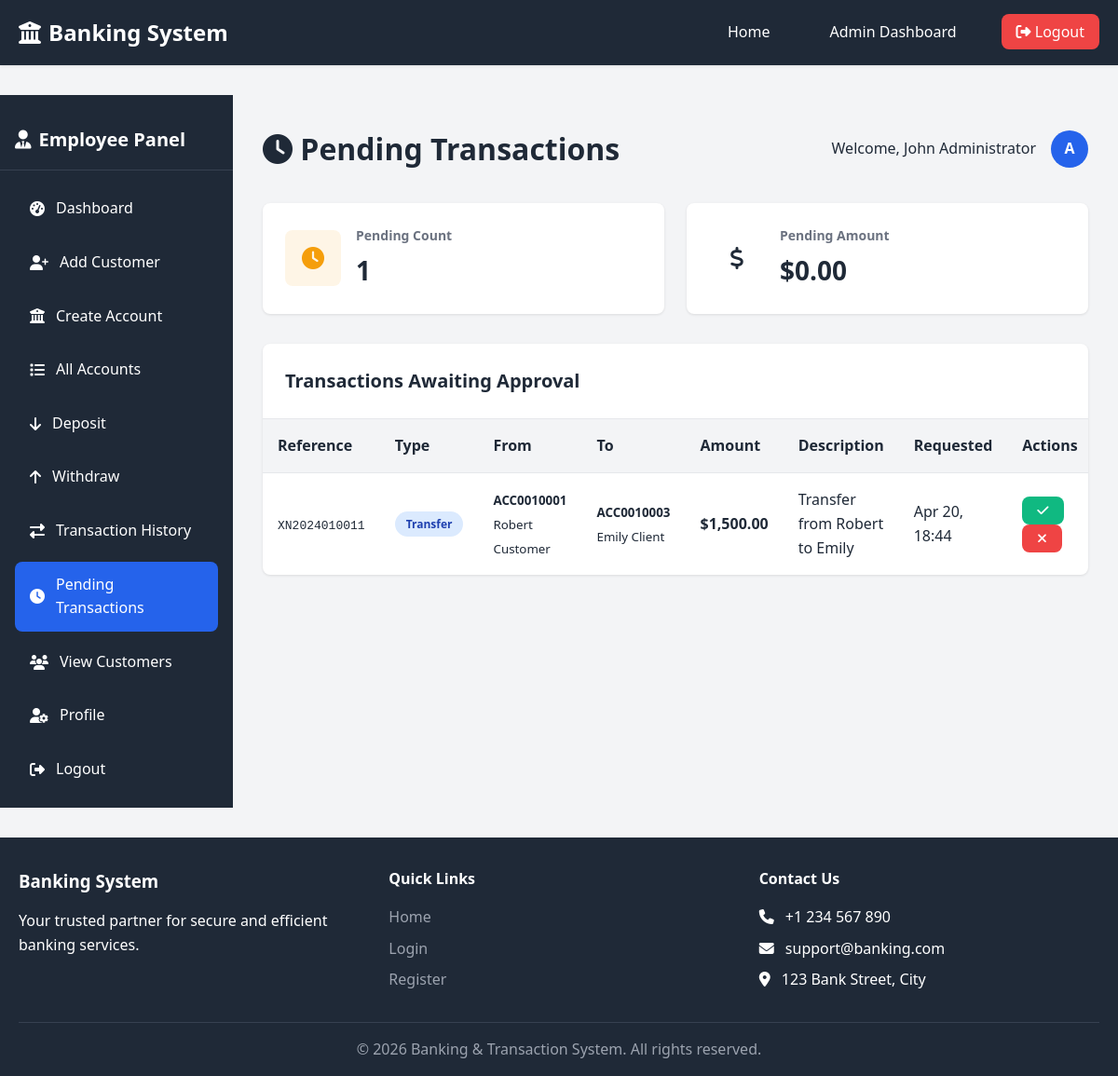
/employee/pending_transactions.php (signed in), run on the app's committed database.
### tables this page shows
CREATE TABLE IF NOT EXISTS transactions (
    transaction_id INT AUTO_INCREMENT PRIMARY KEY,
    transaction_reference VARCHAR(50) NOT NULL UNIQUE,
    from_account_id INT DEFAULT NULL,
    to_account_id INT DEFAULT NULL,
    transaction_type ENUM('deposit', 'withdrawal', 'transfer', 'fee', 'interest') NOT NULL,
    amount DECIMAL(15, 2) NOT NULL,
    description TEXT,
    status ENUM('PENDING', 'APPROVED', 'REJECTED') NOT NULL DEFAULT 'PENDING',
    created_at DATETIME NOT NULL DEFAULT CURRENT_TIMESTAMP,
    processed_at DATETIME DEFAULT NULL,
    processed_by INT DEFAULT NULL,
    FOREIGN KEY (from_account_id) REFERENCES accounts(account_id) ON DELETE SET NULL ON UPDATE CASCADE,
    FOREIGN KEY (to_account_id) REFERENCES accounts(account_id) ON DELETE SET NULL ON UPDATE CASCADE,
    FOREIGN KEY (processed_by) REFERENCES users(user_id) ON DELETE SET NULL ON UPDATE CASCADE,
    INDEX idx_transaction_reference (transaction_reference),
    INDEX idx_from_account (from_account_id),
    INDEX idx_to_account (to_account_id),
    INDEX idx_transaction_type (transaction_type),
    INDEX idx_status (status),
    INDEX idx_created_at (created_at),
    CONSTRAINT chk_amount CHECK (amount > 0)
);

CREATE TABLE IF NOT EXISTS accounts (
    account_id INT AUTO_INCREMENT PRIMARY KEY,
    account_number VARCHAR(20) NOT NULL UNIQUE,
    user_id INT NOT NULL,
    account_type ENUM('savings', 'checking', 'fixed_deposit') NOT NULL DEFAULT 'savings',
    account_name VARCHAR(100) NOT NULL,
    balance DECIMAL(15, 2) NOT NULL DEFAULT 0.00,
    currency VARCHAR(3) NOT NULL DEFAULT 'USD',
    status ENUM('active', 'inactive', 'frozen', 'closed') NOT NULL DEFAULT 'active',
    created_at DATETIME NOT NULL DEFAULT CURRENT_TIMESTAMP,
    updated_at DATETIME NOT NULL DEFAULT CURRENT_TIMESTAMP ON UPDATE CURRENT_TIMESTAMP,
    FOREIGN KEY (user_id) REFERENCES users(user_id) ON DELETE CASCADE ON UPDATE CASCADE,
    INDEX idx_account_number (account_number),
    INDEX idx_user_id (user_id),
    INDEX idx_status (status),
    CONSTRAINT chk_balance CHECK (balance >= 0)
);

CREATE TABLE IF NOT EXISTS users (
    user_id INT AUTO_INCREMENT PRIMARY KEY,
    username VARCHAR(50) NOT NULL UNIQUE,
    email VARCHAR(100) NOT NULL UNIQUE,
    password VARCHAR(255) NOT NULL,
    full_name VARCHAR(100) NOT NULL,
    phone VARCHAR(20) NOT NULL,
    address TEXT,
    role ENUM('admin', 'employee', 'customer') NOT NULL DEFAULT 'customer',
    status ENUM('active', 'inactive', 'suspended') NOT NULL DEFAULT 'active',
    created_at DATETIME NOT NULL DEFAULT CURRENT_TIMESTAMP,
    updated_at DATETIME NOT NULL DEFAULT CURRENT_TIMESTAMP ON UPDATE CURRENT_TIMESTAMP,
    last_login DATETIME DEFAULT NULL,
    INDEX idx_username (username),
    INDEX idx_email (email),
    INDEX idx_role (role),
    INDEX idx_status (status)
);

### config/db.php (called while the page is built, shortened)
<?php
$conn = new mysqli(DB_HOST, DB_USER, DB_PASS, DB_NAME);
$conn->set_charset("utf8mb4");
function executeQuery($sql, $params = []) {
    global $conn;
    $stmt = $conn->prepare($sql);
    $stmt->execute();
    return $stmt;
}
function fetchAll($stmt) {
    $result = $stmt->get_result();
    return $result->fetch_all(MYSQLI_ASSOC);
}
?>

### employee/pending_transactions.php (the view, shortened to what this page needs)
<?php
require_once '../includes/header.php';
$pending_sql = "SELECT t.*,
                   fa.account_number as from_account, fa.account_name as from_account_name,
                   ta.account_number as to_account, ta.account_name as to_account_name,
                   fu.full_name as from_user, tu.full_name as to_user
                FROM transactions t
                LEFT JOIN accounts fa ON t.from_account_id = fa.account_id
                LEFT JOIN accounts ta ON t.to_account_id = ta.account_id
                LEFT JOIN users fu ON fa.user_id = fu.user_id
                LEFT JOIN users tu ON ta.user_id = tu.user_id
                WHERE t.status = 'PENDING'
                ORDER BY t.created_at ASC";
$pending_result = executeQuery($pending_sql);
$pending_transactions = fetchAll($pending_result);
$pending_count = count($pending_transactions);
?>
<div class="dashboard-layout">
    <aside class="dashboard-sidebar">
        <div class="dashboard-sidebar-header">
            <h2><i class="fas fa-user-tie"></i> Employee Panel</h2>
        </div>
        <nav class="dashboard-sidebar-menu">
            <ul>
                <li><a href="/employee/dashboard.php"><i class="fas fa-tachometer-alt"></i> Dashboard</a></li>
                <li><a href="/employee/add_customer.php"><i class="fas fa-user-plus"></i> Add Customer</a></li>
                <li><a href="/employee/create_account.php"><i class="fas fa-university"></i> Create Account</a></li>
                <li><a href="/employee/accounts.php"><i class="fas fa-list"></i> All Accounts</a></li>
                <li><a href="/employee/deposit.php"><i class="fas fa-arrow-down"></i> Deposit</a></li>
                <li><a href="/employee/withdraw.php"><i class="fas fa-arrow-up"></i> Withdraw</a></li>
                <li><a href="/employee/transactions.php"><i class="fas fa-exchange-alt"></i> Transaction History</a></li>
                <li><a href="/employee/pending_transactions.php" class="active"><i class="fas fa-clock"></i> Pending Transactions</a></li>
                <li><a href="/employee/customers.php"><i class="fas fa-users"></i> View Customers</a></li>
                <li><a href="/profile.php"><i class="fas fa-user-cog"></i> Profile</a></li>
                <li><a href="/logout.php"><i class="fas fa-sign-out-alt"></i> Logout</a></li>
            </ul>
        </nav>
    </aside>
    <main class="dashboard-content">
        <div class="dashboard-header">
            <h1><i class="fas fa-clock"></i> Pending Transactions</h1>
            <div class="user-info">
                <span>Welcome, <?php echo htmlspecialchars($_SESSION['full_name']); ?></span>
                <div class="user-avatar"><?php echo strtoupper(substr($_SESSION['username'], 0, 1)); ?></div>
            </div>
        </div>
        <div class="stats-grid" style="grid-template-columns: repeat(2, 1fr);">
            <div class="stat-card">
                <div class="stat-icon warning">
                    <i class="fas fa-clock"></i>
                </div>
                <div class="stat-info">
                    <h3>Pending Count</h3>
                    <div class="stat-value"><?php echo number_format($pending_count); ?></div>
                </div>
            </div>
            <div class="stat-card">
                <div class="stat-icon info">
                    <i class="fas fa-dollar-sign"></i>
                </div>
                <div class="stat-info">
                    <h3>Pending Amount</h3>
                    <div class="stat-value">$<?php echo number_format($pending_amount, 2); ?></div>
                </div>
            </div>
        </div>
        <div class="table-container">
            <div class="table-header">
                <h2>Transactions Awaiting Approval</h2>
            </div>
            <table>
                <thead>
                    <tr>
                        <th>Reference</th>
                        <th>Type</th>
                        <th>From</th>
                        <th>To</th>
                        <th>Amount</th>
                        <th>Description</th>
                        <th>Requested</th>
                        <th>Actions</th>
                    </tr>
                </thead>
                <tbody>
                    <?php foreach ($pending_transactions as $txn): ?>
                    <tr>
                        <td><code><?php echo htmlspecialchars(substr($txn['transaction_reference'], -12)); ?></code></td>
                        <td>
                            <span class="badge badge-<?php echo $txn['transaction_type'] === 'deposit' ? 'success' : ($txn['transaction_type'] === 'withdrawal' ? 'danger' : 'info'); ?>">
                                <?php echo ucfirst($txn['transaction_type']); ?>
                            </span>
                        </td>
                        <td>
                            <?php if ($txn['from_account']): ?>
                                <small><strong><?php echo htmlspecialchars($txn['from_account']); ?></strong></small>
                                <br>
                                <small class="text-muted"><?php echo htmlspecialchars($txn['from_user'] ?? 'N/A'); ?></small>
                            <?php else: ?>
                                <span class="text-muted">External</span>
                            <?php endif; ?>
                        </td>
                        <td>
                            <?php if ($txn['to_account']): ?>
                                <small><strong><?php echo htmlspecialchars($txn['to_account']); ?></strong></small>
                                <br>
                                <small class="text-muted"><?php echo htmlspecialchars($txn['to_user'] ?? 'N/A'); ?></small>
                            <?php else: ?>
                                <span class="text-muted">External</span>
                            <?php endif; ?>
                        </td>
                        <td><strong>$<?php echo number_format($txn['amount'], 2); ?></strong></td>
                        <td><?php echo $txn['description'] ? htmlspecialchars(substr($txn['description'], 0, 30)) : '-'; ?></td>
                        <td><?php echo date('M d, H:i', strtotime($txn['created_at'])); ?></td>
                        <td class="actions">
                            <form method="POST" style="display: inline;" onsubmit="return confirm('Approve this transaction?');">
                                <button type="submit" class="btn btn-sm btn-success" title="Approve">
                                    <i class="fas fa-check"></i>
                                </button>
                            </form>
                            <form method="POST" style="display: inline;" onsubmit="return confirm('Reject this transaction?');">
                                <button type="submit" class="btn btn-sm btn-danger" title="Reject">
                                    <i class="fas fa-times"></i>
                                </button>
                            </form>
                        </td>
                    </tr>
                    <?php endforeach; ?>
                </tbody>
            </table>
        </div>
    </main>
</div>
<?php require_once '../includes/footer.php'; ?>

### assets/css/style.css (style rules this page uses)
* { margin: 0; padding: 0; box-sizing: border-box; }
:root { --primary-color: #2563eb; --secondary-color: #1e40af; --success-color: #10b981; --danger-color: #ef4444; --warning-color: #f59e0b; --info-color: #3b82f6; --dark-color: #1f2937; --light-color: #f3f4f6; --gray-color: #6b7280; --white: #ffffff; --border-radius: 8px; --box-shadow: 0 1px 3px rgba(0, 0, 0, 0.1); --transition: all 0.3s ease; }
body { font-family: 'Segoe UI', Tahoma, Geneva, Verdana, sans-serif; line-height: 1.6; color: var(--dark-color); background-color: var(--light-color); }
a { text-decoration: none; color: var(--primary-color); transition: var(--transition); }
ul { list-style: none; }
.btn { display: inline-flex; align-items: center; justify-content: center; gap: 0.5rem; padding: 0.75rem 1.5rem; border: none; border-radius: var(--border-radius); font-size: 1rem; font-weight: 600; cursor: pointer; transition: var(--transition); text-decoration: none; }
.btn-success { background-color: var(--success-color); color: var(--white); }
.btn-danger { background-color: var(--danger-color); color: var(--white); }
.btn-sm { padding: 0.5rem 1rem; font-size: 0.875rem; }
.dashboard-layout { display: flex; min-height: calc(100vh - 200px); }
.dashboard-sidebar { width: 250px; background-color: var(--dark-color); color: var(--white); padding: 1rem 0; flex-shrink: 0; }
.dashboard-sidebar-header { padding: 1rem; border-bottom: 1px solid #374151; margin-bottom: 1rem; }
.dashboard-sidebar-header h2 { font-size: 1.25rem; display: flex; align-items: center; gap: 0.5rem; }
.dashboard-sidebar-menu { padding: 0 1rem; }
.dashboard-sidebar-menu ul { display: flex; flex-direction: column; gap: 0.5rem; }
.dashboard-sidebar-menu a { display: flex; align-items: center; gap: 0.75rem; padding: 0.75rem 1rem; color: var(--white); border-radius: var(--border-radius); transition: var(--transition); }
.dashboard-sidebar-menu a:hover, .dashboard-sidebar-menu a.active { background-color: var(--primary-color); }
.dashboard-content { flex: 1; padding: 2rem; overflow-y: auto; }
.dashboard-header { display: flex; justify-content: space-between; align-items: center; margin-bottom: 2rem; }
.dashboard-header h1 { color: var(--dark-color); }
.user-info { display: flex; align-items: center; gap: 1rem; }
.user-avatar { width: 40px; height: 40px; border-radius: 50%; background-color: var(--primary-color); color: var(--white); display: flex; align-items: center; justify-content: center; font-weight: bold; }
.stats-grid { display: grid; grid-template-columns: repeat(auto-fit, minmax(250px, 1fr)); gap: 1.5rem; margin-bottom: 2rem; }
.stat-card { background-color: var(--white); padding: 1.5rem; border-radius: var(--border-radius); box-shadow: var(--box-shadow); display: flex; align-items: center; gap: 1rem; }
.stat-icon { width: 60px; height: 60px; border-radius: var(--border-radius); display: flex; align-items: center; justify-content: center; font-size: 1.5rem; }
.stat-icon.warning { background-color: rgba(245, 158, 11, 0.1); color: var(--warning-color); }
.stat-info { flex: 1; }
.stat-info h3 { font-size: 0.875rem; color: var(--gray-color); margin-bottom: 0.25rem; }
.stat-info .stat-value { font-size: 1.75rem; font-weight: bold; color: var(--dark-color); }
.table-container { background-color: var(--white); border-radius: var(--border-radius); box-shadow: var(--box-shadow); overflow: hidden; margin-bottom: 2rem; }
.table-header { padding: 1.5rem; border-bottom: 1px solid #e5e7eb; display: flex; justify-content: space-between; align-items: center; }
.table-header h2 { font-size: 1.25rem; color: var(--dark-color); }
table { width: 100%; border-collapse: collapse; }
table thead { background-color: var(--light-color); }
table th, table td { padding: 1rem; text-align: left; border-bottom: 1px solid #e5e7eb; }
table th { font-weight: 600; color: var(--dark-color); }
table tbody tr:last-child td { border-bottom: none; }
.badge { display: inline-block; padding: 0.25rem 0.75rem; border-radius: 9999px; font-size: 0.75rem; font-weight: 600; }
.badge-info { background-color: #dbeafe; color: #1e40af; }

### data on the page
transactions: transaction_reference "XN2024010011", transaction_type "Transfer", from_account.account_number "ACC0010001", users.full_name "Robert Customer", to_account.account_number "ACC0010003", users.full_name "Emily Client", amount "1,500.00", description "Transfer from Robert to Emily", created_at "Apr 20, 18:44"

### other printed values
$_SESSION['full_name'] "John Administrator"
substr($_SESSION['username'], 0, 1) "A"
$pending_count "1"
$pending_amount "0.00"
